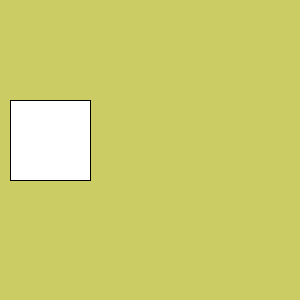
Frame 1 (no input)
Frame 60 (the mouse pressed at the canvas centre just before this capture): blank canvas, image omitted
Frame 120 (the mouse held since frame 60 and released just before this capture): blank canvas, image omitted

The Processing sketch that drew this single still picture (run headless with seeded random() and noise(); from frame 60 on, the mouse is pressed at the canvas centre):

// Processing sketch: processing_58011
// ── processing_58011.pde

void setup() {
size(300,300);
smooth();
}
//float=decimal value, initial position of y and integer i
float y =0.0;
float i=0.0;
void draw() {

  background(204,204,100);
 

     rect (i+10,100,80,80);
     fill(204,102,149);
      //if y value is greater than 300, y value is 0
    if (y>300){
    y=0;
  }
    
   //if integer i is greater than 300, i is 0, in all other cases i moves at a rate of +30
  if (i>300){
    i=0;
  }else{
    i+=50
    ;
  }
    
  if (i>300){
    i=0;
  }else{
    i+=50;
  }
  
}
